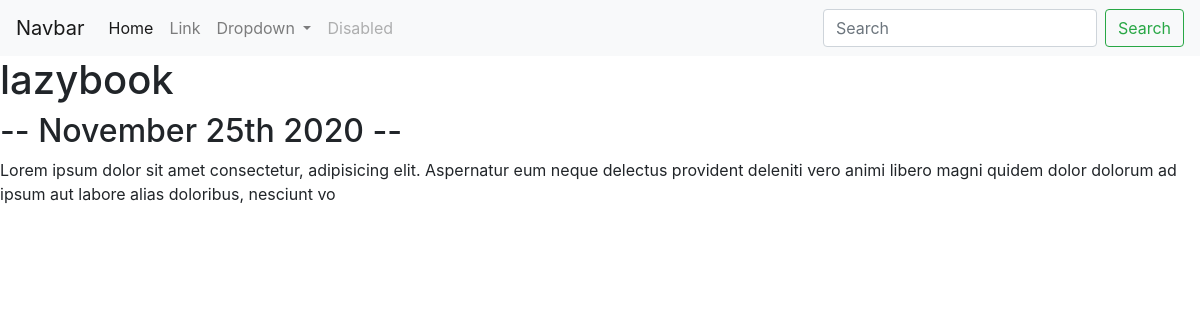
Page /blog/1/ on the committed database.
### blog/models.py (models this page shows, shortened)
class Blog(models.Model):
    title = models.CharField(max_length=200)
    description = models.TextField(max_length=200)
    author = models.CharField(max_length=50)
    date = models.DateField(default=date.today)

### blog/views.py (the view)
# urls.py: path('<int:blog_id>/', views.detail, name='detail')
def detail(request, blog_id):
    blog = get_object_or_404(Blog, pk=blog_id)
    return render(request, 'blog/detail.html', {'blog':blog})

### blog/templates/blog/detail.html
{% extends 'portfolio/base.html' %}
{% block content %}
    <h1>{{ blog.title }}</h1>
    <h2>-- {{ blog.date|date:'F jS Y' }} --</h2>
    {{ blog.description }}
{% endblock %}

### rows in the picture
Blog: title "lazybook", date "November 25th 2020", description "Lorem ipsum dolor sit amet consectetur, adipisicing elit. Aspernatur eum neque delectus provident deleniti vero animi libero magni quidem dolor dolorum ad ipsum aut labore alias doloribus, nesciunt vo"
